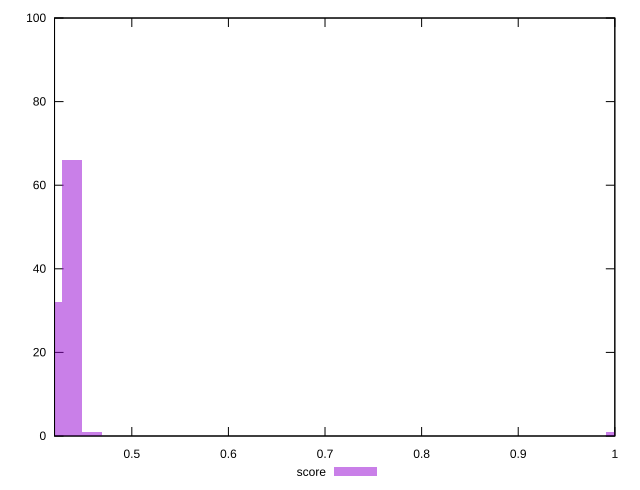

Write gnuplot code to recreate this figure.
reset

$score <<EOF
1.0009612399836856 1
0.4170671833265357 32
0.43792054249286244 66
0.45877390165918924 1
EOF

set key outside below
set boxwidth 0.020853359166326784
set xrange [0.42:1]
set yrange [0:100]
set trange [0:100]
set style fill transparent solid 0.5 noborder
set terminal svg size 640, 490 enhanced background rgb 'white'
set output "report_00009_2021-02-08T22-37-41.559Z/uses-rel-preload/samples/pages+cached/score/histogram.svg"

plot $score title "score" with boxes

reset
